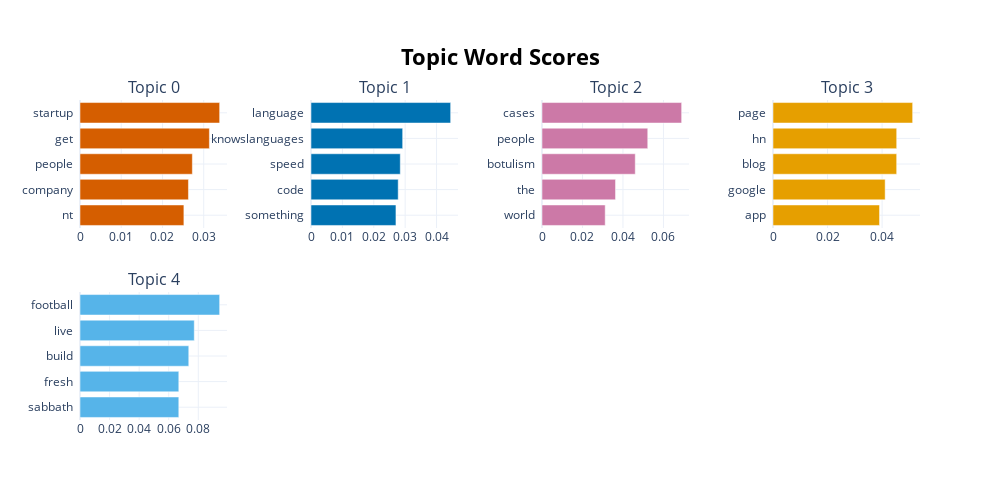

The code cell stored with this chart in its notebook:
### Code cell
topic_model.visualize_barchart(top_n_topics=5)

### Figure 1 — Plotly figure (JSON) as saved in the notebook; plotly's stock layout.template omitted (floating-point values rounded to 4 significant figures)
{"data": [{"marker": {"color": "#D55E00"}, "orientation": "h", "type": "bar", "x": [0.02519, 0.0263, 0.02724, 0.03138, 0.03386], "xaxis": "x", "y": ["nt  ", "company  ", "people  ", "get  ", "startup  "], "yaxis": "y"}, {"marker": {"color": "#0072B2"}, "orientation": "h", "type": "bar", "x": [0.02706, 0.02778, 0.02845, 0.02921, 0.04449], "xaxis": "x2", "y": ["something  ", "code  ", "speed  ", "knowslanguages  ", "language  "], "yaxis": "y2"}, {"marker": {"color": "#CC79A7"}, "orientation": "h", "type": "bar", "x": [0.03123, 0.03632, 0.04608, 0.05225, 0.069], "xaxis": "x3", "y": ["world  ", "the  ", "botulism  ", "people  ", "cases  "], "yaxis": "y3"}, {"marker": {"color": "#E69F00"}, "orientation": "h", "type": "bar", "x": [0.03905, 0.04111, 0.04534, 0.04534, 0.05119], "xaxis": "x4", "y": ["app  ", "google  ", "blog  ", "hn  ", "page  "], "yaxis": "y4"}, {"marker": {"color": "#56B4E9"}, "orientation": "h", "type": "bar", "x": [0.06682, 0.06682, 0.07355, 0.07728, 0.09444], "xaxis": "x5", "y": ["sabbath  ", "fresh  ", "build  ", "live  ", "football  "], "yaxis": "y5"}], "layout": {"annotations": [{"font": {"size": 16}, "showarrow": false, "text": "Topic 0", "x": 0.0875, "xanchor": "center", "xref": "paper", "y": 1, "yanchor": "bottom", "yref": "paper"}, {"font": {"size": 16}, "showarrow": false, "text": "Topic 1", "x": 0.3625, "xanchor": "center", "xref": "paper", "y": 1, "yanchor": "bottom", "yref": "paper"}, {"font": {"size": 16}, "showarrow": false, "text": "Topic 2", "x": 0.6375, "xanchor": "center", "xref": "paper", "y": 1, "yanchor": "bottom", "yref": "paper"}, {"font": {"size": 16}, "showarrow": false, "text": "Topic 3", "x": 0.9125, "xanchor": "center", "xref": "paper", "y": 1, "yanchor": "bottom", "yref": "paper"}, {"font": {"size": 16}, "showarrow": false, "text": "Topic 4", "x": 0.0875, "xanchor": "center", "xref": "paper", "y": 0.4, "yanchor": "bottom", "yref": "paper"}], "height": 500, "hoverlabel": {"bgcolor": "white", "font": {"family": "Rockwell", "size": 16}}, "showlegend": false, "title": {"font": {"color": "Black", "size": 22}, "text": "<b>Topic Word Scores", "x": 0.5, "xanchor": "center", "yanchor": "top"}, "width": 1000, "xaxis": {"anchor": "y", "domain": [0, 0.175], "showgrid": true}, "xaxis2": {"anchor": "y2", "domain": [0.275, 0.45], "showgrid": true}, "xaxis3": {"anchor": "y3", "domain": [0.55, 0.725], "showgrid": true}, "xaxis4": {"anchor": "y4", "domain": [0.825, 1], "showgrid": true}, "xaxis5": {"anchor": "y5", "domain": [0, 0.175], "showgrid": true}, "xaxis6": {"anchor": "y6", "domain": [0.275, 0.45], "showgrid": true}, "xaxis7": {"anchor": "y7", "domain": [0.55, 0.725], "showgrid": true}, "xaxis8": {"anchor": "y8", "domain": [0.825, 1], "showgrid": true}, "yaxis": {"anchor": "x", "domain": [0.6, 1], "showgrid": true}, "yaxis2": {"anchor": "x2", "domain": [0.6, 1], "showgrid": true}, "yaxis3": {"anchor": "x3", "domain": [0.6, 1], "showgrid": true}, "yaxis4": {"anchor": "x4", "domain": [0.6, 1], "showgrid": true}, "yaxis5": {"anchor": "x5", "domain": [0, 0.4], "showgrid": true}, "yaxis6": {"anchor": "x6", "domain": [0, 0.4], "showgrid": true}, "yaxis7": {"anchor": "x7", "domain": [0, 0.4], "showgrid": true}, "yaxis8": {"anchor": "x8", "domain": [0, 0.4], "showgrid": true}}}
